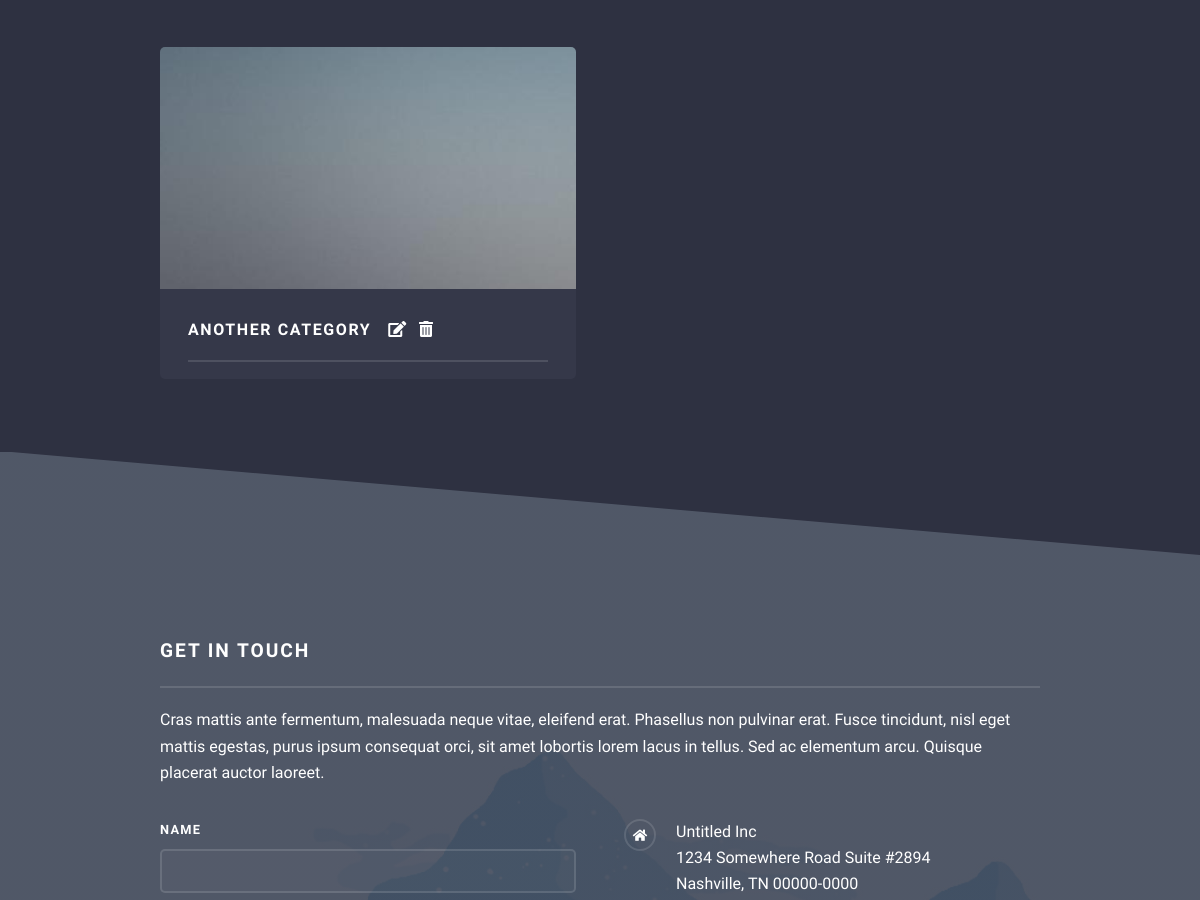
The page /user/list_categories (signed in, middle part) on the database as committed earlier.
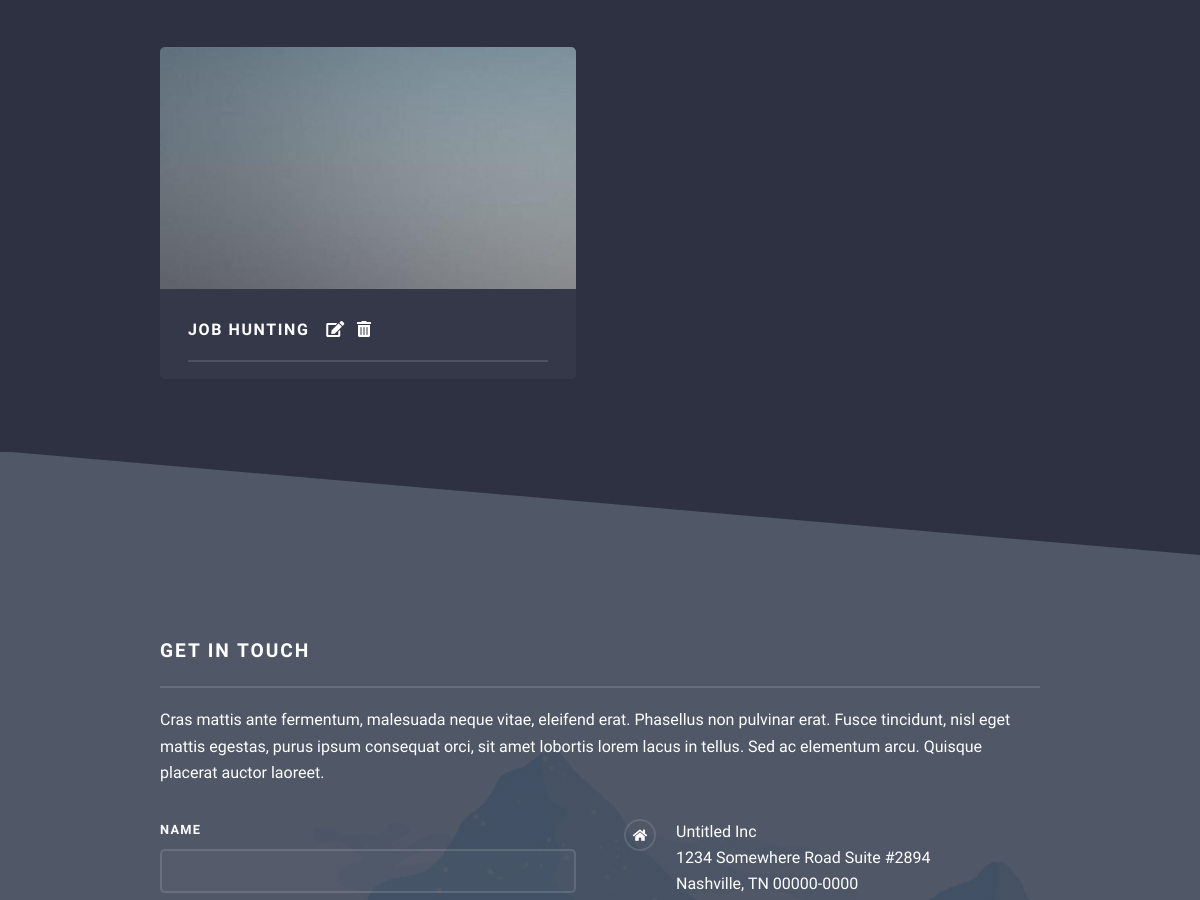
The same page on the database as committed later.
### todos/models.py (models this page shows)
class Category(models.Model):
    name = models.CharField(max_length=30,default=True)
    pic = ProcessedImageField(upload_to='categorypics',
                              default='categorypics/pic01.jpg',
                              processors=[ResizeToFill(506,295)])
    user = models.ForeignKey(User,to_field = 'id',on_delete=models.CASCADE,default= 2)

### user/views.py (the view)
# urls.py: path('list_categories', views.list_categories, name='list_categories'),
@login_required
def list_categories(request):
    user = request.user
    categories = Category.objects.filter(user_id = user.id)
    context = {'categories':categories, 'type':'list_categories'}
    return render(request, 'userbase.html',context)

### templates/userbase.html (shortened to what this page needs)
<!DOCTYPE HTML>
<html>
	<head>
		<link rel="stylesheet" href="/static/assets/css/main.css" />
	</head>
	<body class="is-preload">
			<div id="page-wrapper">
					<section id="wrapper">
                        {% if type == "list_categories"%}
							<div class="wrapper">
								<div class="inner">
                                    <section class="features">
                                        {% for categories in categories %}
                                        <article>
                                            <a href="#" class="image"> <img src= "{{MEDIA_URL}}{{categories.pic}}" /></a>
                                            <h1 class="major">{{categories.name}}&nbsp;&nbsp;
                                                <a href="/user/update_categories?category_id={{categories.id}}" class="fas fa-edit"></a>&nbsp;
                                                <a href="/user/delete_categories?category_id={{categories.id}}" class="fas fa-trash-alt"></a>
                                            </h1>
                                        </article>
                                        {% endfor %}
                                    </section>
								</div>
							</div>
                        {% endif %}
					</section>
					<section id="footer">
						<div class="inner">
							<h2 class="major">Get in touch</h2>
							<p>Cras mattis ante fermentum, malesuada neque vitae, eleifend erat. Phasellus non pulvinar erat. Fusce tincidunt, nisl eget mattis egestas, purus ipsum consequat orci, sit amet lobortis lorem lacus in tellus. Sed ac elementum arcu. Quisque placerat auctor laoreet.</p>
							<form method="post" action="#">
								<div class="fields">
									<div class="field">
										<label for="name">Name</label>
										<input type="text" name="name" id="name" />
									</div>
									<div class="field">
									</div>
								</div>
							</form>
							<ul class="contact">
								<li class="icon solid fa-home">
									Untitled Inc<br />
									1234 Somewhere Road Suite #2894<br />
									Nashville, TN 00000-0000
								</li>
							</ul>
						</div>
					</section>
			</div>
	</body>
</html>

Rows that differ between the two databases and show on the page:
changed Category: name "ANOTHER CATEGORY" → "JOB HUNTING"
